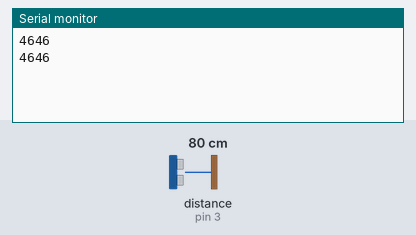
Simulated run of this sketch. Board: Arduino Uno, built with avr-gcc and run on an emulated ATmega328P. Shown: the last lines printed to the serial monitor. Wiring (inferred from the names in the program): ultrasonic range finder: trigger pin 13; echo pin 3. The test bench sets the inputs (shaded band); at power-on: distance to the obstacle (sensor on pin 3) 80 cm. The echo pulse lasts 58.3 µs per cm.

Above: at 1.8 s.
1.9 s: distance to the obstacle (sensor on pin 3) set to 45 cm
At 2.8 s:
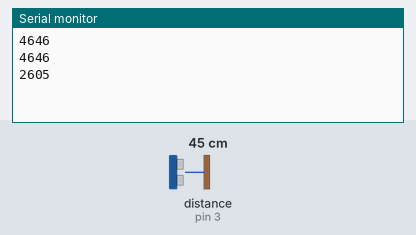
3.4 s: distance to the obstacle (sensor on pin 3) set to 36 cm
At 4.7 s:
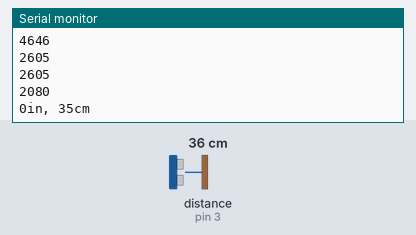
Timing chart, 0 to 6.4 s (numbered marks = the images above; inputs shaded):
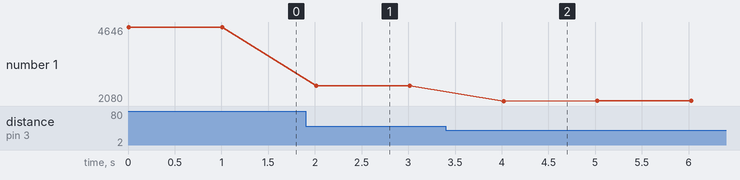

Measured:
- the behaviour switches between 41 and 40 cm on distance to the obstacle (sensor on pin 3) (found by bisection; images 1 and 2)
- after the input at 1.9 s, the serial monitor: prints a new line after 0.11 s (image 1)
- after the input at 3.4 s, the serial monitor: prints a new line after 0.62 s (image 2)
- plotted number 1: 4646 → 2605 after the input at 1.9 s, 2605 → 2081 after the input at 3.4 s

The sketch:

us_sensor.ino
```cpp
#include <Arduino.h>

int trigPin = 13;                     //Trig
int echoPin = 3;    //Echo
long duration, cm, inches;
int LED_PIN=2;
int val;
 int a=255/40;
 long ledLevel = 10;
void setup() {


  //Serial Port begin
  Serial.begin (115200);
  //Define inputs and outputs
  pinMode(trigPin, OUTPUT);
  pinMode(echoPin, INPUT);
   //pinMode(ledPin, OUTPUT);
}

void loop()
{

  digitalWrite(trigPin, LOW);
  delayMicroseconds(5);
  digitalWrite(trigPin, HIGH);
  delayMicroseconds(10);
  digitalWrite(trigPin, LOW);

  duration = pulseIn(echoPin, HIGH);

  cm = (duration/2) / 29;
// inches = (duration/2) / 74;
  Serial.println(duration);
  if(cm<40){
      Serial.print(inches);
  Serial.print("in, ");
  Serial.print(cm);
  Serial.print("cm");
  Serial.println();
    while (Serial.available()) {
    ledLevel = Serial.parseInt();
    analogWrite(LED_PIN, ledLevel);
  }


  }
  delay(1000);

}
```
